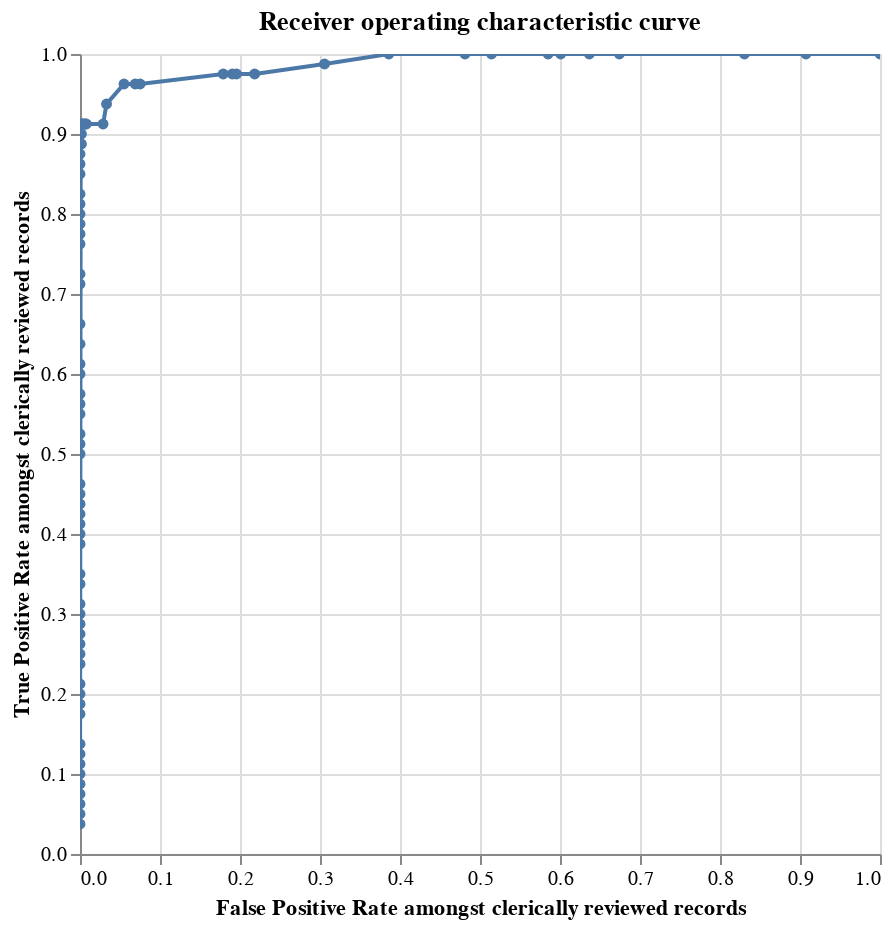

Notebook source saved alongside this figure:
### Markdown cell above
## Receiver operating characteristic curve

A [ROC chart](https://en.wikipedia.org/wiki/Receiver_operating_characteristic) shows how the number of false positives and false negatives varies depending on the match threshold chosen.  The match threshold is the match weight chosen as a cutoff for which pairwise comparisons to accept as matches.

### Code cell
linker.roc_chart_from_labels_table("labels")

### Figure 1 — Vega-Lite specification as saved in the notebook (floating-point values rounded to 4 significant figures)
{"$schema": "https://vega.github.io/schema/vega-lite/v4.8.1.json", "data": {"values": [{"F1": 0.1227, "FN": 0, "FN_rate": 0, "FP": 1145, "FP_rate": 1, "N": 1145, "N_rate": 0.9347, "P": 80, "P_rate": 0, "TN": 0, "TN_rate": 0, "TP": 80, "TP_rate": 1, "match_probability": 1.346e-05, "precision": 0.06531, "recall": 1, "row_count": 1225, "truth_threshold": -16.18}, {"F1": 0.1336, "FN": 0, "FN_rate": 0, "FP": 1039, "FP_rate": 0.9074, "N": 1145, "N_rate": 0.9347, "P": 80, "P_rate": 0, "TN": 106, "TN_rate": 0.09258, "TP": 80, "TP_rate": 1, "match_probability": 2.661e-05, "precision": 0.07149, "recall": 1, "row_count": 1225, "truth_threshold": -15.2}, {"F1": 0.1441, "FN": 0, "FN_rate": 0, "FP": 951, "FP_rate": 0.8306, "N": 1145, "N_rate": 0.9347, "P": 80, "P_rate": 0, "TN": 194, "TN_rate": 0.1694, "TP": 80, "TP_rate": 1, "match_probability": 2.931e-05, "precision": 0.07759, "recall": 1, "row_count": 1225, "truth_threshold": -15.06}, {"F1": 0.1717, "FN": 0, "FN_rate": 0, "FP": 772, "FP_rate": 0.6742, "N": 1145, "N_rate": 0.9347, "P": 80, "P_rate": 0, "TN": 373, "TN_rate": 0.3258, "TP": 80, "TP_rate": 1, "match_probability": 5.022e-05, "precision": 0.0939, "recall": 1, "row_count": 1225, "truth_threshold": -14.28}, {"F1": 0.1802, "FN": 0, "FN_rate": 0, "FP": 729, "FP_rate": 0.6367, "N": 1145, "N_rate": 0.9347, "P": 80, "P_rate": 0, "TN": 416, "TN_rate": 0.3633, "TP": 80, "TP_rate": 1, "match_probability": 5.794e-05, "precision": 0.09889, "recall": 1, "row_count": 1225, "truth_threshold": -14.08}, {"F1": 0.1887, "FN": 0, "FN_rate": 0, "FP": 688, "FP_rate": 0.6009, "N": 1145, "N_rate": 0.9347, "P": 80, "P_rate": 0, "TN": 457, "TN_rate": 0.3991, "TP": 80, "TP_rate": 1, "match_probability": 7.796e-05, "precision": 0.1042, "recall": 1, "row_count": 1225, "truth_threshold": -13.65}, {"F1": 0.1928, "FN": 0, "FN_rate": 0, "FP": 670, "FP_rate": 0.5852, "N": 1145, "N_rate": 0.9347, "P": 80, "P_rate": 0, "TN": 475, "TN_rate": 0.4148, "TP": 80, "TP_rate": 1, "match_probability": 9.66e-05, "precision": 0.1067, "recall": 1, "row_count": 1225, "truth_threshold": -13.34}, {"F1": 0.2139, "FN": 0, "FN_rate": 0, "FP": 589, "FP_rate": 0.5144, "N": 1145, "N_rate": 0.9347, "P": 80, "P_rate": 0, "TN": 556, "TN_rate": 0.4856, "TP": 80, "TP_rate": 1, "match_probability": 9.929e-05, "precision": 0.1196, "recall": 1, "row_count": 1225, "truth_threshold": -13.3}, {"F1": 0.2254, "FN": 0, "FN_rate": 0, "FP": 551, "FP_rate": 0.4812, "N": 1145, "N_rate": 0.9347, "P": 80, "P_rate": 0, "TN": 594, "TN_rate": 0.5188, "TP": 80, "TP_rate": 1, "match_probability": 0.0001093, "precision": 0.1268, "recall": 1, "row_count": 1225, "truth_threshold": -13.16}, {"F1": 0.2658, "FN": 0, "FN_rate": 0, "FP": 442, "FP_rate": 0.386, "N": 1145, "N_rate": 0.9347, "P": 80, "P_rate": 0, "TN": 703, "TN_rate": 0.614, "TP": 80, "TP_rate": 1, "match_probability": 0.000191, "precision": 0.1533, "recall": 1, "row_count": 1225, "truth_threshold": -12.35}, {"F1": 0.311, "FN": 1, "FN_rate": 0.0125, "FP": 350, "FP_rate": 0.3057, "N": 1145, "N_rate": 0.9347, "P": 80, "P_rate": 0, "TN": 795, "TN_rate": 0.6943, "TP": 79, "TP_rate": 0.9875, "match_probability": 0.0002103, "precision": 0.1841, "recall": 0.9875, "row_count": 1225, "truth_threshold": -12.21}, {"F1": 0.3824, "FN": 2, "FN_rate": 0.025, "FP": 250, "FP_rate": 0.2183, "N": 1145, "N_rate": 0.9347, "P": 80, "P_rate": 0, "TN": 895, "TN_rate": 0.7817, "TP": 78, "TP_rate": 0.975, "match_probability": 0.0002162, "precision": 0.2378, "recall": 0.975, "row_count": 1225, "truth_threshold": -12.18}, {"F1": 0.4084, "FN": 2, "FN_rate": 0.025, "FP": 224, "FP_rate": 0.1956, "N": 1145, "N_rate": 0.9347, "P": 80, "P_rate": 0, "TN": 921, "TN_rate": 0.8044, "TP": 78, "TP_rate": 0.975, "match_probability": 0.0002908, "precision": 0.2583, "recall": 0.975, "row_count": 1225, "truth_threshold": -11.75}, {"F1": 0.4149, "FN": 2, "FN_rate": 0.025, "FP": 218, "FP_rate": 0.1904, "N": 1145, "N_rate": 0.9347, "P": 80, "P_rate": 0, "TN": 927, "TN_rate": 0.8096, "TP": 78, "TP_rate": 0.975, "match_probability": 0.0003604, "precision": 0.2635, "recall": 0.975, "row_count": 1225, "truth_threshold": -11.44}, {"F1": 0.4309, "FN": 2, "FN_rate": 0.025, "FP": 205, "FP_rate": 0.179, "N": 1145, "N_rate": 0.9347, "P": 80, "P_rate": 0, "TN": 940, "TN_rate": 0.821, "TP": 78, "TP_rate": 0.975, "match_probability": 0.0004157, "precision": 0.2756, "recall": 0.975, "row_count": 1225, "truth_threshold": -11.23}, {"F1": 0.6364, "FN": 3, "FN_rate": 0.0375, "FP": 86, "FP_rate": 0.07511, "N": 1145, "N_rate": 0.9347, "P": 80, "P_rate": 0, "TN": 1059, "TN_rate": 0.9249, "TP": 77, "TP_rate": 0.9625, "match_probability": 0.0005593, "precision": 0.4724, "recall": 0.9625, "row_count": 1225, "truth_threshold": -10.8}, {"F1": 0.6525, "FN": 3, "FN_rate": 0.0375, "FP": 79, "FP_rate": 0.069, "N": 1145, "N_rate": 0.9347, "P": 80, "P_rate": 0, "TN": 1066, "TN_rate": 0.931, "TP": 77, "TP_rate": 0.9625, "match_probability": 0.0007122, "precision": 0.4936, "recall": 0.9625, "row_count": 1225, "truth_threshold": -10.45}, {"F1": 0.7, "FN": 3, "FN_rate": 0.0375, "FP": 63, "FP_rate": 0.05502, "N": 1145, "N_rate": 0.9347, "P": 80, "P_rate": 0, "TN": 1082, "TN_rate": 0.945, "TP": 77, "TP_rate": 0.9625, "match_probability": 0.0007843, "precision": 0.55, "recall": 0.9625, "row_count": 1225, "truth_threshold": -10.32}, {"F1": 0.7812, "FN": 5, "FN_rate": 0.0625, "FP": 38, "FP_rate": 0.03319, "N": 1145, "N_rate": 0.9347, "P": 80, "P_rate": 0, "TN": 1107, "TN_rate": 0.9668, "TP": 75, "TP_rate": 0.9375, "match_probability": 0.001105, "precision": 0.6637, "recall": 0.9375, "row_count": 1225, "truth_threshold": -9.82}, {"F1": 0.7849, "FN": 7, "FN_rate": 0.0875, "FP": 33, "FP_rate": 0.02882, "N": 1145, "N_rate": 0.9347, "P": 80, "P_rate": 0, "TN": 1112, "TN_rate": 0.9712, "TP": 73, "TP_rate": 0.9125, "match_probability": 0.001549, "precision": 0.6887, "recall": 0.9125, "row_count": 1225, "truth_threshold": -9.332}, {"F1": 0.9012, "FN": 7, "FN_rate": 0.0875, "FP": 9, "FP_rate": 0.00786, "N": 1145, "N_rate": 0.9347, "P": 80, "P_rate": 0, "TN": 1136, "TN_rate": 0.9921, "TP": 73, "TP_rate": 0.9125, "match_probability": 0.002084, "precision": 0.8902, "recall": 0.9125, "row_count": 1225, "truth_threshold": -8.904}, {"F1": 0.9125, "FN": 7, "FN_rate": 0.0875, "FP": 8, "FP_rate": 0.006987, "N": 1145, "N_rate": 0.9347, "P": 80, "P_rate": 0, "TN": 1137, "TN_rate": 0.993, "TP": 73, "TP_rate": 0.9125, "match_probability": 0.002441, "precision": 0.9012, "recall": 0.9125, "row_count": 1225, "truth_threshold": -8.675}, {"F1": 0.9125, "FN": 7, "FN_rate": 0.0875, "FP": 7, "FP_rate": 0.006114, "N": 1145, "N_rate": 0.9347, "P": 80, "P_rate": 0, "TN": 1138, "TN_rate": 0.9939, "TP": 73, "TP_rate": 0.9125, "match_probability": 0.002954, "precision": 0.9125, "recall": 0.9125, "row_count": 1225, "truth_threshold": -8.399}, {"F1": 0.9359, "FN": 7, "FN_rate": 0.0875, "FP": 4, "FP_rate": 0.003493, "N": 1145, "N_rate": 0.9347, "P": 80, "P_rate": 0, "TN": 1141, "TN_rate": 0.9965, "TP": 73, "TP_rate": 0.9125, "match_probability": 0.004111, "precision": 0.9481, "recall": 0.9125, "row_count": 1225, "truth_threshold": -7.92}, {"F1": 0.9359, "FN": 7, "FN_rate": 0.0875, "FP": 3, "FP_rate": 0.00262, "N": 1145, "N_rate": 0.9347, "P": 80, "P_rate": 0, "TN": 1142, "TN_rate": 0.9974, "TP": 73, "TP_rate": 0.9125, "match_probability": 0.004814, "precision": 0.9605, "recall": 0.9125, "row_count": 1225, "truth_threshold": -7.692}, {"F1": 0.9481, "FN": 7, "FN_rate": 0.0875, "FP": 2, "FP_rate": 0.001747, "N": 1145, "N_rate": 0.9347, "P": 80, "P_rate": 0, "TN": 1143, "TN_rate": 0.9983, "TP": 73, "TP_rate": 0.9125, "match_probability": 0.01893, "precision": 0.9733, "recall": 0.9125, "row_count": 1225, "truth_threshold": -5.696}, {"F1": 0.9351, "FN": 8, "FN_rate": 0.1, "FP": 2, "FP_rate": 0.001747, "N": 1145, "N_rate": 0.9347, "P": 80, "P_rate": 0, "TN": 1143, "TN_rate": 0.9983, "TP": 72, "TP_rate": 0.9, "match_probability": 0.01957, "precision": 0.973, "recall": 0.9, "row_count": 1225, "truth_threshold": -5.647}, {"F1": 0.9342, "FN": 9, "FN_rate": 0.1125, "FP": 2, "FP_rate": 0.001747, "N": 1145, "N_rate": 0.9347, "P": 80, "P_rate": 0, "TN": 1143, "TN_rate": 0.9983, "TP": 71, "TP_rate": 0.8875, "match_probability": 0.02082, "precision": 0.9726, "recall": 0.8875, "row_count": 1225, "truth_threshold": -5.555}, {"F1": 0.9342, "FN": 9, "FN_rate": 0.1125, "FP": 1, "FP_rate": 0.0008734, "N": 1145, "N_rate": 0.9347, "P": 80, "P_rate": 0, "TN": 1144, "TN_rate": 0.9991, "TP": 71, "TP_rate": 0.8875, "match_probability": 0.03355, "precision": 0.9861, "recall": 0.8875, "row_count": 1225, "truth_threshold": -4.848}, {"F1": 0.9467, "FN": 9, "FN_rate": 0.1125, "FP": 0, "FP_rate": 0, "N": 1145, "N_rate": 0.9347, "P": 80, "P_rate": 0, "TN": 1145, "TN_rate": 1, "TP": 71, "TP_rate": 0.8875, "match_probability": 0.05097, "precision": 1, "recall": 0.8875, "row_count": 1225, "truth_threshold": -4.219}, {"F1": 0.9333, "FN": 10, "FN_rate": 0.125, "FP": 0, "FP_rate": 0, "N": 1145, "N_rate": 0.9347, "P": 80, "P_rate": 0, "TN": 1145, "TN_rate": 1, "TP": 70, "TP_rate": 0.875, "match_probability": 0.05763, "precision": 1, "recall": 0.875, "row_count": 1225, "truth_threshold": -4.031}, {"F1": 0.9324, "FN": 11, "FN_rate": 0.1375, "FP": 0, "FP_rate": 0, "N": 1145, "N_rate": 0.9347, "P": 80, "P_rate": 0, "TN": 1145, "TN_rate": 1, "TP": 69, "TP_rate": 0.8625, "match_probability": 0.1036, "precision": 1, "recall": 0.8625, "row_count": 1225, "truth_threshold": -3.113}, {"F1": 0.9189, "FN": 12, "FN_rate": 0.15, "FP": 0, "FP_rate": 0, "N": 1145, "N_rate": 0.9347, "P": 80, "P_rate": 0, "TN": 1145, "TN_rate": 1, "TP": 68, "TP_rate": 0.85, "match_probability": 0.1219, "precision": 1, "recall": 0.85, "row_count": 1225, "truth_threshold": -2.848}, {"F1": 0.9041, "FN": 14, "FN_rate": 0.175, "FP": 0, "FP_rate": 0, "N": 1145, "N_rate": 0.9347, "P": 80, "P_rate": 0, "TN": 1145, "TN_rate": 1, "TP": 66, "TP_rate": 0.825, "match_probability": 0.125, "precision": 1, "recall": 0.825, "row_count": 1225, "truth_threshold": -2.807}, {"F1": 0.9028, "FN": 15, "FN_rate": 0.1875, "FP": 0, "FP_rate": 0, "N": 1145, "N_rate": 0.9347, "P": 80, "P_rate": 0, "TN": 1145, "TN_rate": 1, "TP": 65, "TP_rate": 0.8125, "match_probability": 0.1561, "precision": 1, "recall": 0.8125, "row_count": 1225, "truth_threshold": -2.435}, {"F1": 0.8889, "FN": 16, "FN_rate": 0.2, "FP": 0, "FP_rate": 0, "N": 1145, "N_rate": 0.9347, "P": 80, "P_rate": 0, "TN": 1145, "TN_rate": 1, "TP": 64, "TP_rate": 0.8, "match_probability": 0.2697, "precision": 1, "recall": 0.8, "row_count": 1225, "truth_threshold": -1.437}, {"F1": 0.8873, "FN": 17, "FN_rate": 0.2125, "FP": 0, "FP_rate": 0, "N": 1145, "N_rate": 0.9347, "P": 80, "P_rate": 0, "TN": 1145, "TN_rate": 1, "TP": 63, "TP_rate": 0.7875, "match_probability": 0.4266, "precision": 1, "recall": 0.7875, "row_count": 1225, "truth_threshold": -0.4269}, {"F1": 0.8732, "FN": 18, "FN_rate": 0.225, "FP": 0, "FP_rate": 0, "N": 1145, "N_rate": 0.9347, "P": 80, "P_rate": 0, "TN": 1145, "TN_rate": 1, "TP": 62, "TP_rate": 0.775, "match_probability": 0.7487, "precision": 1, "recall": 0.775, "row_count": 1225, "truth_threshold": 1.575}, {"F1": 0.8714, "FN": 19, "FN_rate": 0.2375, "FP": 0, "FP_rate": 0, "N": 1145, "N_rate": 0.9347, "P": 80, "P_rate": 0, "TN": 1145, "TN_rate": 1, "TP": 61, "TP_rate": 0.7625, "match_probability": 0.8455, "precision": 1, "recall": 0.7625, "row_count": 1225, "truth_threshold": 2.452}, {"F1": 0.8406, "FN": 22, "FN_rate": 0.275, "FP": 0, "FP_rate": 0, "N": 1145, "N_rate": 0.9347, "P": 80, "P_rate": 0, "TN": 1145, "TN_rate": 1, "TP": 58, "TP_rate": 0.725, "match_probability": 0.9314, "precision": 1, "recall": 0.725, "row_count": 1225, "truth_threshold": 3.762}, {"F1": 0.8382, "FN": 23, "FN_rate": 0.2875, "FP": 0, "FP_rate": 0, "N": 1145, "N_rate": 0.9347, "P": 80, "P_rate": 0, "TN": 1145, "TN_rate": 1, "TP": 57, "TP_rate": 0.7125, "match_probability": 0.9398, "precision": 1, "recall": 0.7125, "row_count": 1225, "truth_threshold": 3.965}, {"F1": 0.803, "FN": 27, "FN_rate": 0.3375, "FP": 0, "FP_rate": 0, "N": 1145, "N_rate": 0.9347, "P": 80, "P_rate": 0, "TN": 1145, "TN_rate": 1, "TP": 53, "TP_rate": 0.6625, "match_probability": 0.9626, "precision": 1, "recall": 0.6625, "row_count": 1225, "truth_threshold": 4.686}, {"F1": 0.7846, "FN": 29, "FN_rate": 0.3625, "FP": 0, "FP_rate": 0, "N": 1145, "N_rate": 0.9347, "P": 80, "P_rate": 0, "TN": 1145, "TN_rate": 1, "TP": 51, "TP_rate": 0.6375, "match_probability": 0.9641, "precision": 1, "recall": 0.6375, "row_count": 1225, "truth_threshold": 4.746}, {"F1": 0.7656, "FN": 31, "FN_rate": 0.3875, "FP": 0, "FP_rate": 0, "N": 1145, "N_rate": 0.9347, "P": 80, "P_rate": 0, "TN": 1145, "TN_rate": 1, "TP": 49, "TP_rate": 0.6125, "match_probability": 0.9649, "precision": 1, "recall": 0.6125, "row_count": 1225, "truth_threshold": 4.782}, {"F1": 0.75, "FN": 32, "FN_rate": 0.4, "FP": 0, "FP_rate": 0, "N": 1145, "N_rate": 0.9347, "P": 80, "P_rate": 0, "TN": 1145, "TN_rate": 1, "TP": 48, "TP_rate": 0.6, "match_probability": 0.9683, "precision": 1, "recall": 0.6, "row_count": 1225, "truth_threshold": 4.934}, {"F1": 0.7302, "FN": 34, "FN_rate": 0.425, "FP": 0, "FP_rate": 0, "N": 1145, "N_rate": 0.9347, "P": 80, "P_rate": 0, "TN": 1145, "TN_rate": 1, "TP": 46, "TP_rate": 0.575, "match_probability": 0.9736, "precision": 1, "recall": 0.575, "row_count": 1225, "truth_threshold": 5.207}, {"F1": 0.7258, "FN": 35, "FN_rate": 0.4375, "FP": 0, "FP_rate": 0, "N": 1145, "N_rate": 0.9347, "P": 80, "P_rate": 0, "TN": 1145, "TN_rate": 1, "TP": 45, "TP_rate": 0.5625, "match_probability": 0.9832, "precision": 1, "recall": 0.5625, "row_count": 1225, "truth_threshold": 5.868}, {"F1": 0.7097, "FN": 36, "FN_rate": 0.45, "FP": 0, "FP_rate": 0, "N": 1145, "N_rate": 0.9347, "P": 80, "P_rate": 0, "TN": 1145, "TN_rate": 1, "TP": 44, "TP_rate": 0.55, "match_probability": 0.9852, "precision": 1, "recall": 0.55, "row_count": 1225, "truth_threshold": 6.057}, {"F1": 0.6885, "FN": 38, "FN_rate": 0.475, "FP": 0, "FP_rate": 0, "N": 1145, "N_rate": 0.9347, "P": 80, "P_rate": 0, "TN": 1145, "TN_rate": 1, "TP": 42, "TP_rate": 0.525, "match_probability": 0.986, "precision": 1, "recall": 0.525, "row_count": 1225, "truth_threshold": 6.141}, {"F1": 0.6833, "FN": 39, "FN_rate": 0.4875, "FP": 0, "FP_rate": 0, "N": 1145, "N_rate": 0.9347, "P": 80, "P_rate": 0, "TN": 1145, "TN_rate": 1, "TP": 41, "TP_rate": 0.5125, "match_probability": 0.9865, "precision": 1, "recall": 0.5125, "row_count": 1225, "truth_threshold": 6.193}, {"F1": 0.6667, "FN": 40, "FN_rate": 0.5, "FP": 0, "FP_rate": 0, "N": 1145, "N_rate": 0.9347, "P": 80, "P_rate": 0, "TN": 1145, "TN_rate": 1, "TP": 40, "TP_rate": 0.5, "match_probability": 0.9888, "precision": 1, "recall": 0.5, "row_count": 1225, "truth_threshold": 6.47}, {"F1": 0.6379, "FN": 43, "FN_rate": 0.5375, "FP": 0, "FP_rate": 0, "N": 1145, "N_rate": 0.9347, "P": 80, "P_rate": 0, "TN": 1145, "TN_rate": 1, "TP": 37, "TP_rate": 0.4625, "match_probability": 0.9948, "precision": 1, "recall": 0.4625, "row_count": 1225, "truth_threshold": 7.569}, {"F1": 0.6207, "FN": 44, "FN_rate": 0.55, "FP": 0, "FP_rate": 0, "N": 1145, "N_rate": 0.9347, "P": 80, "P_rate": 0, "TN": 1145, "TN_rate": 1, "TP": 36, "TP_rate": 0.45, "match_probability": 0.9964, "precision": 1, "recall": 0.45, "row_count": 1225, "truth_threshold": 8.094}, {"F1": 0.614, "FN": 45, "FN_rate": 0.5625, "FP": 0, "FP_rate": 0, "N": 1145, "N_rate": 0.9347, "P": 80, "P_rate": 0, "TN": 1145, "TN_rate": 1, "TP": 35, "TP_rate": 0.4375, "match_probability": 0.9973, "precision": 1, "recall": 0.4375, "row_count": 1225, "truth_threshold": 8.513}, {"F1": 0.5965, "FN": 46, "FN_rate": 0.575, "FP": 0, "FP_rate": 0, "N": 1145, "N_rate": 0.9347, "P": 80, "P_rate": 0, "TN": 1145, "TN_rate": 1, "TP": 34, "TP_rate": 0.425, "match_probability": 0.9988, "precision": 1, "recall": 0.425, "row_count": 1225, "truth_threshold": 9.733}, {"F1": 0.5893, "FN": 47, "FN_rate": 0.5875, "FP": 0, "FP_rate": 0, "N": 1145, "N_rate": 0.9347, "P": 80, "P_rate": 0, "TN": 1145, "TN_rate": 1, "TP": 33, "TP_rate": 0.4125, "match_probability": 0.9994, "precision": 1, "recall": 0.4125, "row_count": 1225, "truth_threshold": 10.76}, {"F1": 0.5714, "FN": 48, "FN_rate": 0.6, "FP": 0, "FP_rate": 0, "N": 1145, "N_rate": 0.9347, "P": 80, "P_rate": 0, "TN": 1145, "TN_rate": 1, "TP": 32, "TP_rate": 0.4, "match_probability": 0.9995, "precision": 1, "recall": 0.4, "row_count": 1225, "truth_threshold": 11.03}, {"F1": 0.5636, "FN": 49, "FN_rate": 0.6125, "FP": 0, "FP_rate": 0, "N": 1145, "N_rate": 0.9347, "P": 80, "P_rate": 0, "TN": 1145, "TN_rate": 1, "TP": 31, "TP_rate": 0.3875, "match_probability": 0.9996, "precision": 1, "recall": 0.3875, "row_count": 1225, "truth_threshold": 11.22}, {"F1": 0.5185, "FN": 52, "FN_rate": 0.65, "FP": 0, "FP_rate": 0, "N": 1145, "N_rate": 0.9347, "P": 80, "P_rate": 0, "TN": 1145, "TN_rate": 1, "TP": 28, "TP_rate": 0.35, "match_probability": 0.9996, "precision": 1, "recall": 0.35, "row_count": 1225, "truth_threshold": 11.36}, {"F1": 0.5094, "FN": 53, "FN_rate": 0.6625, "FP": 0, "FP_rate": 0, "N": 1145, "N_rate": 0.9347, "P": 80, "P_rate": 0, "TN": 1145, "TN_rate": 1, "TP": 27, "TP_rate": 0.3375, "match_probability": 0.9997, "precision": 1, "recall": 0.3375, "row_count": 1225, "truth_threshold": 11.54}, {"F1": 0.4808, "FN": 55, "FN_rate": 0.6875, "FP": 0, "FP_rate": 0, "N": 1145, "N_rate": 0.9347, "P": 80, "P_rate": 0, "TN": 1145, "TN_rate": 1, "TP": 25, "TP_rate": 0.3125, "match_probability": 0.9997, "precision": 1, "recall": 0.3125, "row_count": 1225, "truth_threshold": 11.57}, {"F1": 0.4615, "FN": 56, "FN_rate": 0.7, "FP": 0, "FP_rate": 0, "N": 1145, "N_rate": 0.9347, "P": 80, "P_rate": 0, "TN": 1145, "TN_rate": 1, "TP": 24, "TP_rate": 0.3, "match_probability": 0.9997, "precision": 1, "recall": 0.3, "row_count": 1225, "truth_threshold": 11.81}, {"F1": 0.451, "FN": 57, "FN_rate": 0.7125, "FP": 0, "FP_rate": 0, "N": 1145, "N_rate": 0.9347, "P": 80, "P_rate": 0, "TN": 1145, "TN_rate": 1, "TP": 23, "TP_rate": 0.2875, "match_probability": 0.9998, "precision": 1, "recall": 0.2875, "row_count": 1225, "truth_threshold": 12.29}, {"F1": 0.4314, "FN": 58, "FN_rate": 0.725, "FP": 0, "FP_rate": 0, "N": 1145, "N_rate": 0.9347, "P": 80, "P_rate": 0, "TN": 1145, "TN_rate": 1, "TP": 22, "TP_rate": 0.275, "match_probability": 0.9998, "precision": 1, "recall": 0.275, "row_count": 1225, "truth_threshold": 12.48}, {"F1": 0.42, "FN": 59, "FN_rate": 0.7375, "FP": 0, "FP_rate": 0, "N": 1145, "N_rate": 0.9347, "P": 80, "P_rate": 0, "TN": 1145, "TN_rate": 1, "TP": 21, "TP_rate": 0.2625, "match_probability": 0.9998, "precision": 1, "recall": 0.2625, "row_count": 1225, "truth_threshold": 12.61}, {"F1": 0.4, "FN": 60, "FN_rate": 0.75, "FP": 0, "FP_rate": 0, "N": 1145, "N_rate": 0.9347, "P": 80, "P_rate": 0, "TN": 1145, "TN_rate": 1, "TP": 20, "TP_rate": 0.25, "match_probability": 0.9998, "precision": 1, "recall": 0.25, "row_count": 1225, "truth_threshold": 12.62}, {"F1": 0.3878, "FN": 61, "FN_rate": 0.7625, "FP": 0, "FP_rate": 0, "N": 1145, "N_rate": 0.9347, "P": 80, "P_rate": 0, "TN": 1145, "TN_rate": 1, "TP": 19, "TP_rate": 0.2375, "match_probability": 0.9999, "precision": 1, "recall": 0.2375, "row_count": 1225, "truth_threshold": 12.73}, {"F1": 0.3542, "FN": 63, "FN_rate": 0.7875, "FP": 0, "FP_rate": 0, "N": 1145, "N_rate": 0.9347, "P": 80, "P_rate": 0, "TN": 1145, "TN_rate": 1, "TP": 17, "TP_rate": 0.2125, "match_probability": 0.9999, "precision": 1, "recall": 0.2125, "row_count": 1225, "truth_threshold": 12.79}, {"F1": 0.3333, "FN": 64, "FN_rate": 0.8, "FP": 0, "FP_rate": 0, "N": 1145, "N_rate": 0.9347, "P": 80, "P_rate": 0, "TN": 1145, "TN_rate": 1, "TP": 16, "TP_rate": 0.2, "match_probability": 0.9999, "precision": 1, "recall": 0.2, "row_count": 1225, "truth_threshold": 13.86}, {"F1": 0.3191, "FN": 65, "FN_rate": 0.8125, "FP": 0, "FP_rate": 0, "N": 1145, "N_rate": 0.9347, "P": 80, "P_rate": 0, "TN": 1145, "TN_rate": 1, "TP": 15, "TP_rate": 0.1875, "match_probability": 0.9999, "precision": 1, "recall": 0.1875, "row_count": 1225, "truth_threshold": 14.05}, {"F1": 0.2979, "FN": 66, "FN_rate": 0.825, "FP": 0, "FP_rate": 0, "N": 1145, "N_rate": 0.9347, "P": 80, "P_rate": 0, "TN": 1145, "TN_rate": 1, "TP": 14, "TP_rate": 0.175, "match_probability": 1.0, "precision": 1, "recall": 0.175, "row_count": 1225, "truth_threshold": 16.09}, {"F1": 0.2444, "FN": 69, "FN_rate": 0.8625, "FP": 0, "FP_rate": 0, "N": 1145, "N_rate": 0.9347, "P": 80, "P_rate": 0, "TN": 1145, "TN_rate": 1, "TP": 11, "TP_rate": 0.1375, "match_probability": 1.0, "precision": 1, "recall": 0.1375, "row_count": 1225, "truth_threshold": 16.91}, {"F1": 0.2222, "FN": 70, "FN_rate": 0.875, "FP": 0, "FP_rate": 0, "N": 1145, "N_rate": 0.9347, "P": 80, "P_rate": 0, "TN": 1145, "TN_rate": 1, "TP": 10, "TP_rate": 0.125, "match_probability": 1.0, "precision": 1, "recall": 0.125, "row_count": 1225, "truth_threshold": 19.05}, {"F1": 0.2045, "FN": 71, "FN_rate": 0.8875, "FP": 0, "FP_rate": 0, "N": 1145, "N_rate": 0.9347, "P": 80, "P_rate": 0, "TN": 1145, "TN_rate": 1, "TP": 9, "TP_rate": 0.1125, "match_probability": 1.0, "precision": 1, "recall": 0.1125, "row_count": 1225, "truth_threshold": 19.23}, {"F1": 0.1818, "FN": 72, "FN_rate": 0.9, "FP": 0, "FP_rate": 0, "N": 1145, "N_rate": 0.9347, "P": 80, "P_rate": 0, "TN": 1145, "TN_rate": 1, "TP": 8, "TP_rate": 0.1, "match_probability": 1.0, "precision": 1, "recall": 0.1, "row_count": 1225, "truth_threshold": 19.42}, {"F1": 0.1628, "FN": 73, "FN_rate": 0.9125, "FP": 0, "FP_rate": 0, "N": 1145, "N_rate": 0.9347, "P": 80, "P_rate": 0, "TN": 1145, "TN_rate": 1, "TP": 7, "TP_rate": 0.0875, "match_probability": 1.0, "precision": 1, "recall": 0.0875, "row_count": 1225, "truth_threshold": 19.54}, {"F1": 0.1395, "FN": 74, "FN_rate": 0.925, "FP": 0, "FP_rate": 0, "N": 1145, "N_rate": 0.9347, "P": 80, "P_rate": 0, "TN": 1145, "TN_rate": 1, "TP": 6, "TP_rate": 0.075, "match_probability": 1.0, "precision": 1, "recall": 0.075, "row_count": 1225, "truth_threshold": 20.17}, {"F1": 0.119, "FN": 75, "FN_rate": 0.9375, "FP": 0, "FP_rate": 0, "N": 1145, "N_rate": 0.9347, "P": 80, "P_rate": 0, "TN": 1145, "TN_rate": 1, "TP": 5, "TP_rate": 0.0625, "match_probability": 1.0, "precision": 1, "recall": 0.0625, "row_count": 1225, "truth_threshold": 20.48}, {"F1": 0.09524, "FN": 76, "FN_rate": 0.95, "FP": 0, "FP_rate": 0, "N": 1145, "N_rate": 0.9347, "P": 80, "P_rate": 0, "TN": 1145, "TN_rate": 1, "TP": 4, "TP_rate": 0.05, "match_probability": 1.0, "precision": 1, "recall": 0.05, "row_count": 1225, "truth_threshold": 21.58}, {"F1": 0.07317, "FN": 77, "FN_rate": 0.9625, "FP": 0, "FP_rate": 0, "N": 1145, "N_rate": 0.9347, "P": 80, "P_rate": 0, "TN": 1145, "TN_rate": 1, "TP": 3, "TP_rate": 0.0375, "match_probability": 1.0, "precision": 1, "recall": 0.0375, "row_count": 1225, "truth_threshold": 24.0}]}, "encoding": {"tooltip": [{"field": "truth_threshold", "format": ".4f", "type": "quantitative"}, {"field": "match_probability", "format": ".4%", "type": "quantitative"}, {"field": "FP_rate", "format": ".4f", "type": "quantitative"}, {"field": "TP_rate", "format": ".4f", "type": "quantitative"}, {"field": "TP", "format": ",.0f", "type": "quantitative"}, {"field": "TN", "format": ",.0f", "type": "quantitative"}, {"field": "FP", "format": ",.0f", "type": "quantitative"}, {"field": "FN", "format": ",.0f", "type": "quantitative"}, {"field": "precision", "format": ".4f", "type": "quantitative"}, {"field": "recall", "format": ".4f", "type": "quantitative"}, {"field": "F1", "format": ".4f", "type": "quantitative"}], "x": {"field": "FP_rate", "sort": ["truth_threshold"], "title": "False Positive Rate amongst clerically reviewed records", "type": "quantitative"}, "y": {"field": "TP_rate", "sort": ["truth_threshold"], "title": "True Positive Rate amongst clerically reviewed records", "type": "quantitative"}}, "height": 400, "mark": {"clip": true, "point": true, "type": "line"}, "selection": {"selector076": {"bind": "scales", "encodings": ["x"], "type": "interval"}}, "title": "Receiver operating characteristic curve", "width": 400}
